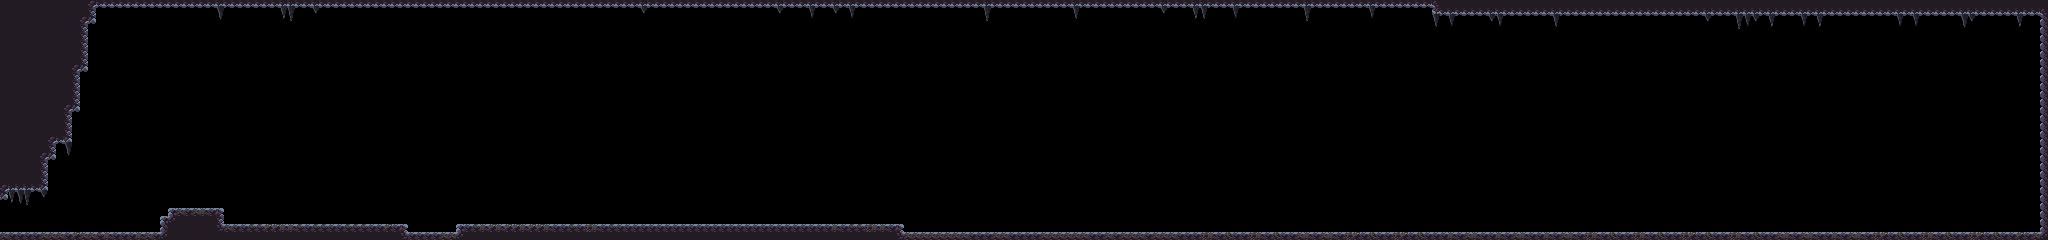

This game map was drawn from its Tiled (.tmx) file and the tilesets committed beside it. A one-line description and the trimmed map source follow:
An orthogonal 256x30 tile map with 8x8 px tiles, 3 tile layers (Ground, Stalagtites, Branches), 4 tilesets and 1 object.

<map version="1.10" tiledversion="1.10.2" orientation="orthogonal" renderorder="right-down" width="256" height="30" tilewidth="8" tileheight="8" infinite="0" nextlayerid="5" nextobjectid="2">
 <tileset firstgid="1" source="../Tilesets/Mechanics.tsx" />
 <tileset firstgid="10" source="../Tilesets/Rocks.tsx" />
 <tileset firstgid="46" source="../Tilesets/Stalagtite.tsx" />
 <tileset firstgid="54" source="../Tilesets/Branches.tsx" />
 <layer id="1" name="Ground" width="256" height="30">
  <data>[7680 cells, 933 non-empty, 13 distinct tile ids]</data>
 </layer>
 <objectgroup id="4" name="Mechanics">
  <object id="1" gid="4" x="72" y="216" width="8" height="12" />
 </objectgroup>
 <layer id="2" name="Stalagtites" width="256" height="30">
  <data>[7680 cells, 39 non-empty, 7 distinct tile ids]</data>
 </layer>
 <layer id="3" name="Branches" width="256" height="30">
  <data>[7680 cells, 249 non-empty, 7 distinct tile ids]</data>
 </layer>
</map>
